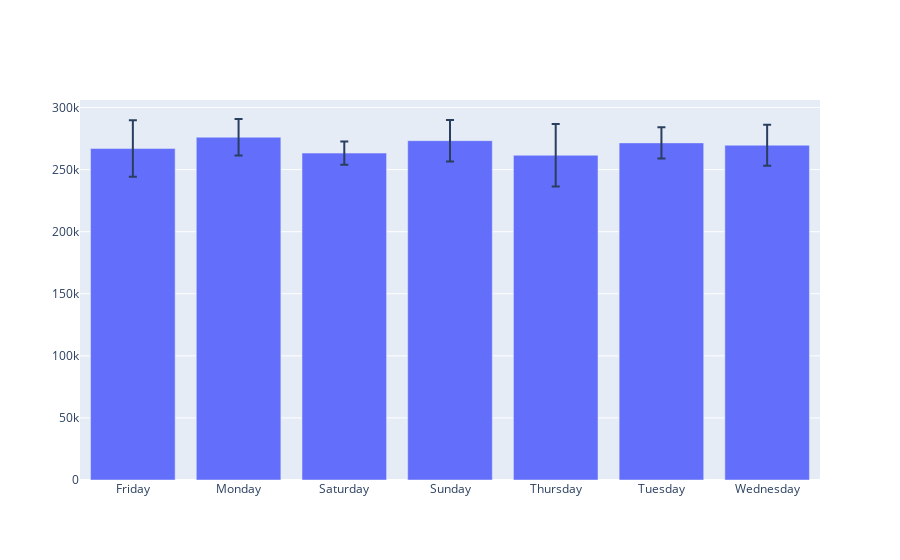

The cell this chart's notebook holds for it:
### Code cell
mean_ = df.groupby('dow').total_users.mean()
std_ = df.groupby('dow').total_users.std()

fig = go.Figure()
fig.add_trace(go.Bar(
    name='day_of_week',
    x=mean_.index, y=mean_.values,
    error_y=dict(type='data', array=std_.values)
))
fig.show()

### Figure 1 — Plotly figure (JSON) as saved in the notebook; plotly's stock layout.template omitted (floating-point values rounded to 4 significant figures)
{"data": [{"error_y": {"array": [22830.0, 14670.0, 9400.0, 16720.0, 25240.0, 12500.0, 16520.0], "type": "data"}, "name": "day_of_week", "type": "bar", "x": ["Friday", "Monday", "Saturday", "Sunday", "Thursday", "Tuesday", "Wednesday"], "y": [267000.0, 276105, 263300.0, 273300.0, 261600.0, 271500.0, 269700.0]}], "layout": {}}
